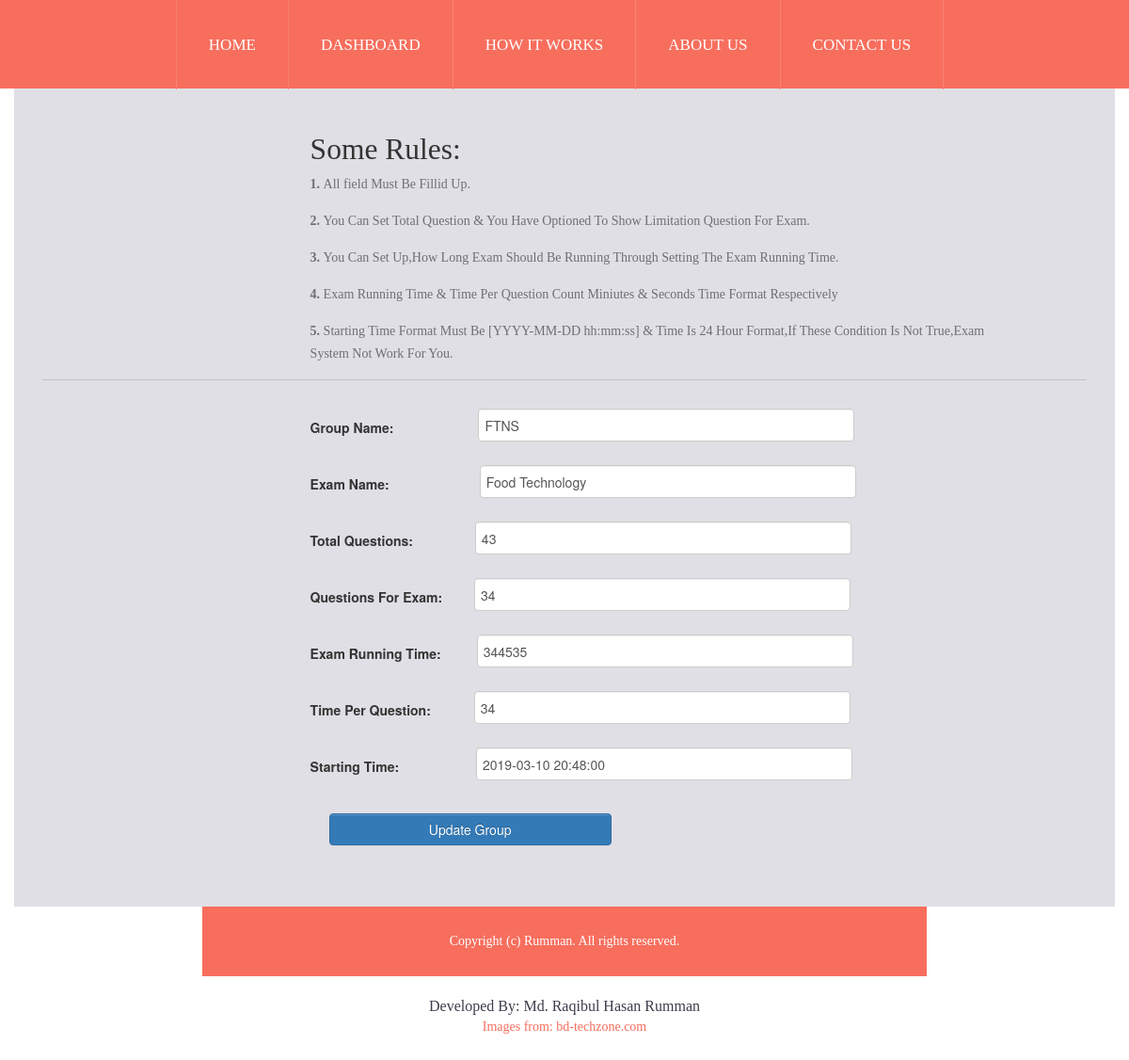
The app's page /editgroup.php?gid=25 (signed in) with its own data.
### tables this page shows
CREATE TABLE `examgroups` (
  `id` int(11) NOT NULL,
  `groupName` varchar(255) NOT NULL,
  `examName` varchar(255) NOT NULL,
  `totalQuestion` int(11) NOT NULL,
  `totalExamShowQues` int(11) NOT NULL,
  `examRunningTime` int(11) NOT NULL,
  `eachQuestionTime` int(11) NOT NULL,
  `startingTime` datetime NOT NULL,
  `admin_id` int(11) NOT NULL,
  `admin_code` varchar(255) NOT NULL,
  `groupToken` varchar(255) NOT NULL
);

### lib/Database.php (called while the page is built, shortened)
<?php
Class Database{
	public $host   = DB_HOST;
	public $user   = DB_USER;
	public $pass   = DB_PASS;
	public $dbname = DB_NAME;
	public $link;
	private function connectDB(){
	$this->link = new mysqli($this->host, $this->user, $this->pass, $this->dbname);
   }
   public function select($query,$type,$arr,$column)
	{
		$stmt = $this->link->prepare($query) or die($this->link->error.__LINE__);
        if(empty($column)){
        	if(empty($type) || empty($arr)){
        		$stmt->execute();
        		$stmt = $stmt->get_result();
        	}else{
        	 call_user_func_array(array($stmt, 'bind_param'), array_merge($type, $arr));
        	 $stmt->execute();
        	 $stmt = $stmt->get_result();
        	}
        }
		if($stmt->num_rows>0){
			return $stmt;
		}
		else{
			return false;
		}
	 }
 }
?>

### classes/Group.php (called while the page is built, shortened)
<?php
  $filepath = realpath(dirname(__FILE__));
  include_once ($filepath."/../lib/Database.php");
?>
<?php
   class Group
  {
	  	private $db;
	  	function __construct()
	  	{
	  		$this->db = new Database();
	  	}
      public function editgroupbyid($id){
         $query = "SELECT * from examgroups where id=?";
         $res = $this->db->select($query,array('i'),array(&$id),array());
         if($res){
           return $res;
         }else{
           return false;
         }
      }
  }

### editgroup.php (the view, shortened to what this page needs)
<?php
include('includes/header1.php');
include('includes/menu.php');
?>
<?php
 if(!isset($_GET['gid']) && $_GET['gid']==NULL){
     echo "<script>window.location='admindashboard.php'</script>";
  }else{
     $gid = $_GET['gid'];
  }
?>
<div class="container bg-light-gray">
 <div class="main-content">
 <div class="featured-content">
 <section>
 	<div class="row-fluid">
      <div class="span8 offset3">
         <h2 style="margin-bottom: 5px;">Some Rules:</h2>
         <p><strong>1. </strong>All field Must Be Fillid Up.</p>
         <p><strong>2. </strong>You Can Set Total Question & You Have Optioned To Show Limitation Question For Exam.</p>
         <p><strong>3. </strong>You Can Set Up,How Long Exam Should Be Running Through Setting The Exam Running Time.</p>
         <p><strong>4. </strong>Exam Running Time & Time Per Question Count Miniutes & Seconds Time Format Respectively</p>
         <p><strong>5. </strong>Starting Time Format Must Be [YYYY-MM-DD hh:mm:ss] & Time Is 24 Hour Format,If These Condition Is Not True,Exam System Not Work For You.</p>
      </div>
    </div>
 </section>
      <div style="margin-bottom: 30px;" class="ruler"></div>
    <div class="row-fluid">
      <div class="span8 offset3">
      <?php
      $result = $gp->editgroupbyid($gid);
      if($result){
      	while ($value=$result->fetch_assoc()) {
      ?>
		<form action="" method="POST">
		  <div class="form-group">
		    <label style="margin-right: 66px;">Group Name: </label>
		    <input type="text" class="form-control adgrfs" name="groupName" required="1" value="<?php echo $value['groupName'];?>">
		  </div>
		  <div class="form-group hgad">
		    <label style="margin-right: 72px;">Exam Name: </label>
		    <input type="text" class="form-control adgrfs" name="examName" required="1" value="<?php echo $value['examName'];?>">
		  </div>
		  <div class="form-group hgad">
		    <label style="margin-right: 42px;">Total Questions: </label>
		    <input type="number" class="form-control adgrfs" name="totalQuestion"  placeholder="Only Number" required="1" value="<?php echo $value['totalQuestion'];?>">
		  </div>
		  <div class="form-group hgad">
		    <label style="margin-right: 10px;">Questions For Exam: </label>
		    <input type="number" class="form-control adgrfs" name="totalExamShowQues" placeholder="Only Number" required="1" value="<?php echo $value['totalExamShowQues'];?>">
		  </div>
		  <div class="form-group hgad">
		    <label style="margin-right: 14px;">Exam Running Time: </label>
		    <input type="number" class="form-control adgrfs" name="examRunningTime" placeholder="Minutes For Exam Running Time" required="1" value="<?php echo $value['examRunningTime'];?>">
		  </div>
		  <div class="form-group hgad">
		    <label style="margin-right: 22px;">Time Per Question: </label>
		    <input type="number" class="form-control adgrfs" name="eachQuestionTime" placeholder="Minutes For Per Time Question" required="1" value="<?php echo $value['eachQuestionTime'];?>">
		  </div>
		  <div class="form-group hgad">
		    <label style="margin-right: 58px;">Starting Time: </label>
		    <input type="text" class="form-control adgrfs" name="startingTime" placeholder="Format: 2017-01-27 07:18:01 [Time:24 Hour Format]" required="1" value="<?php echo $value['startingTime'];?>">
		  </div>
		  <button type="submit" class="btn btn-primary agb">Update Group</button>
		</form>
		<?php } }?>
	 </div>
    </div>
  </div>
 </div>
</div>
<?php
include('includes/footer.php');
?>

### css/custom-styles.css (style rules this page uses)
body { font-family: 'open_sansregular';background: #cfced3; font-size: 14px; }
h1, h2, h3, h4, h5, h6 { margin:0; font-weight: normal; }
h2 { font-family: 'fjalla_oneregular'; }
p { color: #6f6e74; font-size: 14px; line-height: 24px; padding-bottom: 15px;margin: 0; font-family: 'latoregular'; }
.bg-light-gray { background: #e0dfe5; }
.ruler { border-top: 1px solid #c1c0c6; }
.main-content { padding: 0 30px; }
.featured-content { padding: 45px 0; }

### css/component.css (style rules this page uses)
*, *:after, *::before { -webkit-box-sizing: border-box; -moz-box-sizing: border-box; box-sizing: border-box; }
body { font-family: 'Raleway', sans-serif; }

### css/style.css (style rules this page uses)
.adgrfs { width:400px !important; height:35px !important; margin-left:20px !important; }
.hgad { margin-top: 15px; }
.agb { display: block; margin-top: 25px; width: 300px; margin-left: 20px; }

### records on screen
examgroups: groupName "FTNS", examName "Food Technology", totalQuestion "43", totalExamShowQues "34", examRunningTime "344535", eachQuestionTime "34", startingTime "2019-03-10 20:48:00"
